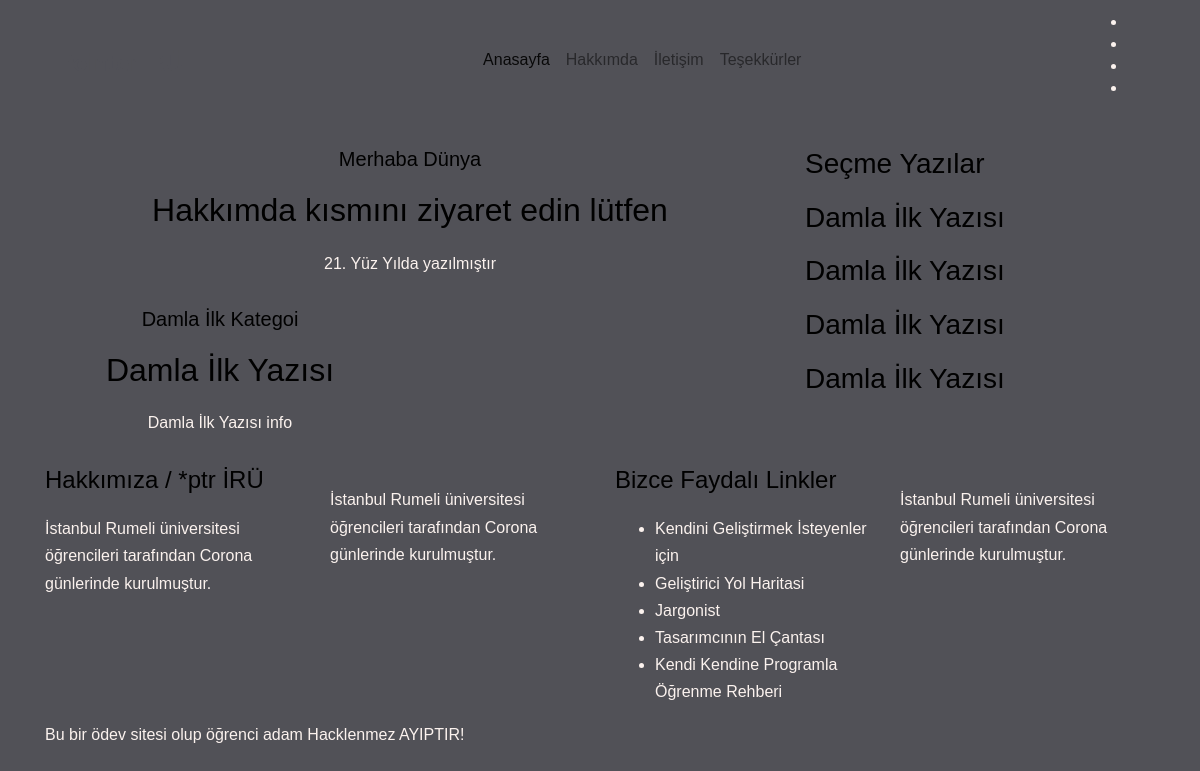
Page /damlayildiz/index.php on the committed database.
### tables this page shows
CREATE TABLE `damlayildiz` (
  `page_id` int(100) NOT NULL,
  `page_title` varchar(50) NOT NULL,
  `page_text` text NOT NULL,
  `page_img` varchar(50) NOT NULL,
  `page_kategori` varchar(50) NOT NULL,
  `page_info` varchar(100) NOT NULL
);

### damlayildiz/degiskenler.php (called while the page is built, shortened)
<?php
$tablo_adi ="damlayildiz";
 ?>

### damlayildiz/baglan.php (called while the page is built, shortened)
<?php
include 'degiskenler.php';
$conn = mysqli_connect($sunucu, $user, $pass, $data);
$veri = "SELECT MAX(page_id) AS maxi FROM $tablo_adi" ;
$miktar = mysqli_query($conn, $veri);
$sayilar = mysqli_fetch_assoc($miktar);
$en = $sayilar['maxi'];
?>

### damlayildiz/index.php (the view, shortened to what this page needs)
<?php
      include 'header.php';
      include 'baglan.php';
      include 'degiskenler.php';
      include 'eklenti.php';
          ?>
      <body>
<br>
      <section class="all_post section_padding">
          <div class="container">
              <div class="row">
                  <div class="col-lg-8">
                      <div class="row">
                          <div class="col-lg-12">
                              <div class="single_post post_1 feature_post">
                                  <div class="single_post_text text-center">
                                      <h5>Merhaba Dünya</h5>
                                      <a href="hakkimda.php"><h2> Hakkımda kısmını ziyaret edin lütfen </h2></a>
                                      <p>21. Yüz Yılda yazılmıştır</p>
                                  </div>
                              </div>
                          </div>
                          <?php for ($page_id=1; $page_id <= $en; $page_id++) {
                            $sql = "SELECT * FROM $tablo_adi
                            WHERE page_id=$page_id" ;
                            $oku = mysqli_query($conn, $sql);
                            $result = mysqli_fetch_assoc($oku);
                            $page_title = $result['page_title'];
                            $page_kategori = $result['page_kategori'];
                            $page_info = $result['page_info'];
                           ?>
                          <div class="col-lg-6 col-sm-6">
                              <div class="single_post post_1">
                                  <div class="single_post_text text-center">
                                      <a href=""><h5> <?php echo $page_kategori; ?></h5></a>
                                      <a href="blog.php?page_id=<?php echo $page_id; ?>"><h2><?php echo $page_title; ?></h2></a>
                                      <p><?php echo $page_info; ?></p>
                                  </div>
                              </div>
                          </div>
                            <?php } ?>
                      </div>
                  </div>
<?php include'bar.php' ?>
<?php include'footer.php' ?>
</body>
</html>

### damlayildiz/bar.php (shortened to what this page needs)
<?php
include 'baglan.php';
include 'degiskenler.php';
 ?>
<div class="col-lg-4">
    <div class="sidebar_widget">
        <div class="single_sidebar_wiget">
            <div class="sidebar_tittle">
                <h3>Seçme Yazılar</h3>
            </div>
            <?php for ($i=1; $i <= 4; $i++) {
               $random = rand(1,$en);
              $sql = "SELECT * FROM $tablo_adi
              WHERE page_id=$random" ;
              $oku = mysqli_query($conn, $sql);
              $result = mysqli_fetch_assoc($oku);
              $page_title = $result['page_title'];
             ?>
                         <div class="single_catagory_post post_2 ">
                             <div class="post_text_1 pr_30">
                                 <a href="blog.php?page_id=<?php echo $random ?>">
                                     <h3><?php echo $page_title ?></h3>
                                 </a>
                             </div>
                         </div>
              <?php } ?>
        </div>
    </div>
</div>

### css/style.css (style rules this page uses)
body { font-family: "Space Mono", Arial, serif; font-weight: 400; font-size: 16px; line-height: 1.7; color: #fbf2ee; background: #515157; }
a { color: #fbf2ee; -webkit-transition: 0.5s; -o-transition: 0.5s; transition: 0.5s; }
p { margin-bottom: 30px; }
h1, h2, h3, h4, h5, h6, figure { color: #000; font-family: "Space Mono", Arial, serif; font-weight: 400; margin: 0 0 20px 0; }

### rows in the picture
damlayildiz: page_kategori "Damla İlk Kategoi", page_title "Damla İlk Yazısı", page_info "Damla İlk Yazısı info"
